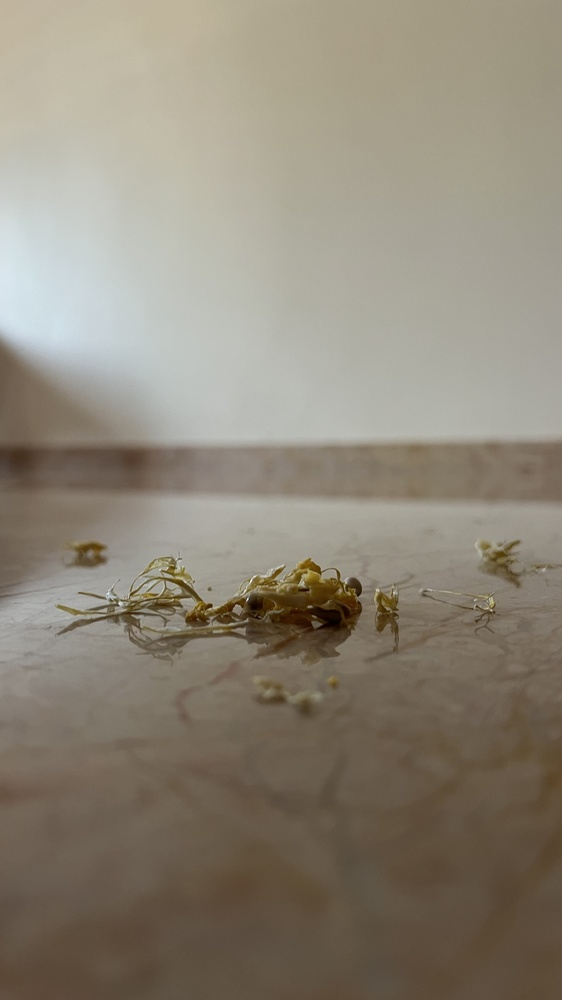
#> input picture orange peel.JPG, 562 x 1000 px, shrunk from 2268 x 4032 before the run, found by its file name
$ python Detection.py
#> lines starting #> are read from the running program, lines starting #| are printed output that depends on the picture; after the words box and inside, x2 and y2 are one past the last pixel; in counts of white or black regions, pixels touching at a corner belong together
#> in get_live_image, image is the input picture: shape (1000, 562, 3); mean B, G, R 120.3, 134.8, 142.7
import cv2
import numpy as np
import matplotlib.pyplot as plt

def detect_dirt(cv_image):
    gray = cv2.cvtColor(cv_image, cv2.COLOR_BGR2GRAY)
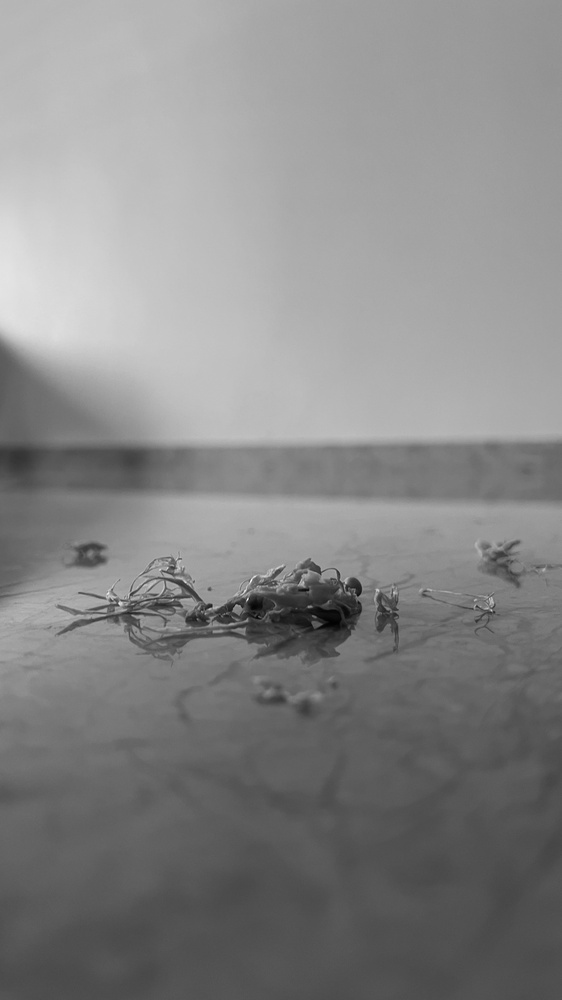
#> gray: shape (1000, 562); min 1, max 252, mean 135.5
    blurred = cv2.GaussianBlur(gray, (5, 5), 0)
    thresh = cv2.adaptiveThreshold(blurred, 255, cv2.ADAPTIVE_THRESH_MEAN_C, cv2.THRESH_BINARY_INV, 11, 2)
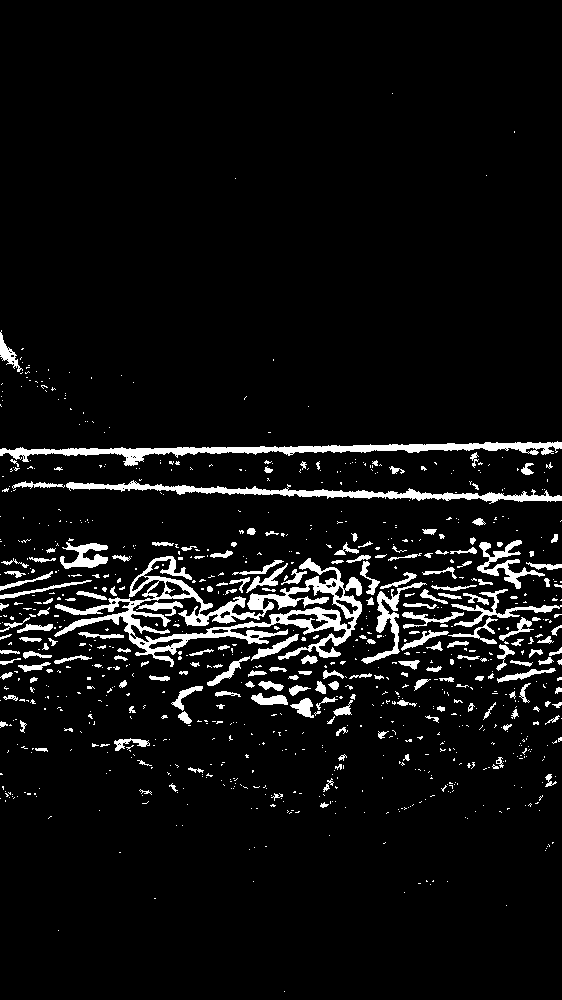
#> thresh: shape (1000, 562); 6.3% white; 896 white regions (696 under 20 px)
    contours, _ = cv2.findContours(thresh, cv2.RETR_EXTERNAL, cv2.CHAIN_APPROX_SIMPLE)
#> contours = 890 contours, 755 with area under 20; largest, box (x1, y1, x2, y2) and area: (54, 556, 362, 667) 11908, (0, 441, 562, 466) 3282, (66, 480, 562, 504) 2388, (361, 582, 427, 664) 752, (477, 540, 545, 589) 715
    detected_boxes = []
    for contour in contours:
        area = cv2.contourArea(contour)
        # Threshold based on dirt size
        if area > 100:
            x, y, w, h = cv2.boundingRect(contour)
            detected_boxes.append((x, y, w, h))
            cv2.rectangle(cv_image, (x, y), (x + w, y + h), (0, 255, 0), 2)
#> this loop made 890 passes
#> (area, x, y, w, h) on passes 232, 325, 334, 348, 369, 386, 416, 438, 452, 487, 513, 516: (159, 114, 738, 36, 13), (101, 333, 700, 20, 16), (215, 290, 698, 24, 20), (245, 251, 693, 37, 12), (179.5, 171, 686, 32, 25), (119.5, 258, 681, 26, 10), (202, 497, 668, 59, 15), (104.5, 18, 662, 33, 10), (224.5, 207, 656, 43, 30), (117.5, 496, 644, 19, 27), (263, 251, 634, 48, 27), (107, 78, 632, 46, 7)
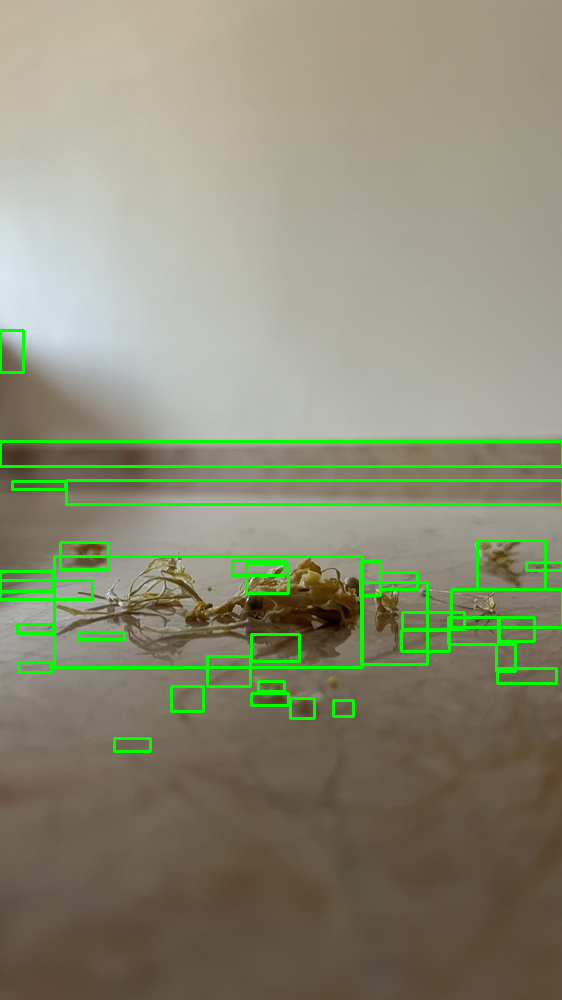
#> cv_image: shape (1000, 562, 3); 3.54% of pixels changed, all inside (x1, y1, x2, y2) = (0, 329, 562, 753)
#> after the loop, detected_boxes = 33 items, first 6: (114, 738, 36, 13), (333, 700, 20, 16), (290, 698, 24, 20), (251, 693, 37, 12), (171, 686, 32, 25), (258, 681, 26, 10)
    return cv_image, detected_boxes

def get_live_image():
    image_path = '/Users/mac/Desktop/AIML/orange peel.JPG'
    image = cv2.imread(image_path)
    return image

def manual_verification(detected_boxes):
    TP = len(detected_boxes)
    FP = 0
    FN = 0
    return TP, FP, FN

# Store results instead of displaying in the loop
all_images = []
all_TP, all_FP, all_FN = 0, 0, 0

for _ in range(1):
    cv_image = get_live_image()
    processed_image, detected_boxes = detect_dirt(cv_image)
    # Store images for display later
    all_images.append(processed_image)

    TP, FP, FN = manual_verification(detected_boxes)
#> in manual_verification, `TP = len(detected_boxes)`: TP = 33
#> TP = 33; FP = 0; FN = 0
    all_TP += TP
#> all_TP = 33
    all_FP += FP
#> all_FP = 0
    all_FN += FN
#> all_FN = 0

# Display images only once after the loop
for image in all_images:
    plt.imshow(cv2.cvtColor(image, cv2.COLOR_BGR2RGB))
    plt.title('Detected Dirt')
    plt.axis('off')
    plt.show()
#> this loop made 1 pass

# Calculate and print overall metrics once
precision = all_TP / (all_TP + all_FP) if (all_TP + all_FP) > 0 else 0
#> precision = 1
recall = all_TP / (all_TP + all_FN) if (all_TP + all_FN) > 0 else 0
#> recall = 1
f1_score = 2 * (precision * recall) / (precision + recall) if (precision + recall) > 0 else 0
#> f1_score = 1
print(f'Precision: {precision:.4f}')
#| Precision: 1.0000
print(f'Recall: {recall:.4f}')
#| Recall: 1.0000
print(f'F1-Score: {f1_score:.4f}')
#| F1-Score: 1.0000

$ run again, with IMG_2285.jpg copied over orange peel.JPG
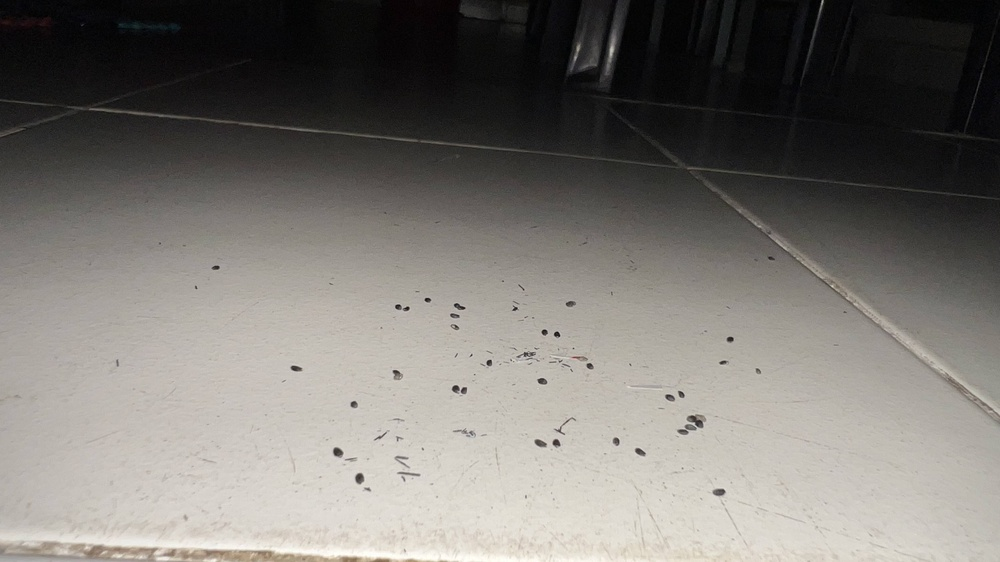
#> input picture IMG_2285.jpg, 1000 x 562 px, shrunk from 4032 x 2268 before the run, found by its file name
#> in get_live_image, image is the input picture: shape (562, 1000, 3); mean B, G, R 113.9, 118.7, 121.9
#> in detect_dirt, `thresh = cv2.adaptiveThreshold(blurred, 255, cv2.ADAPTIVE_THRESH_MEAN_..`:
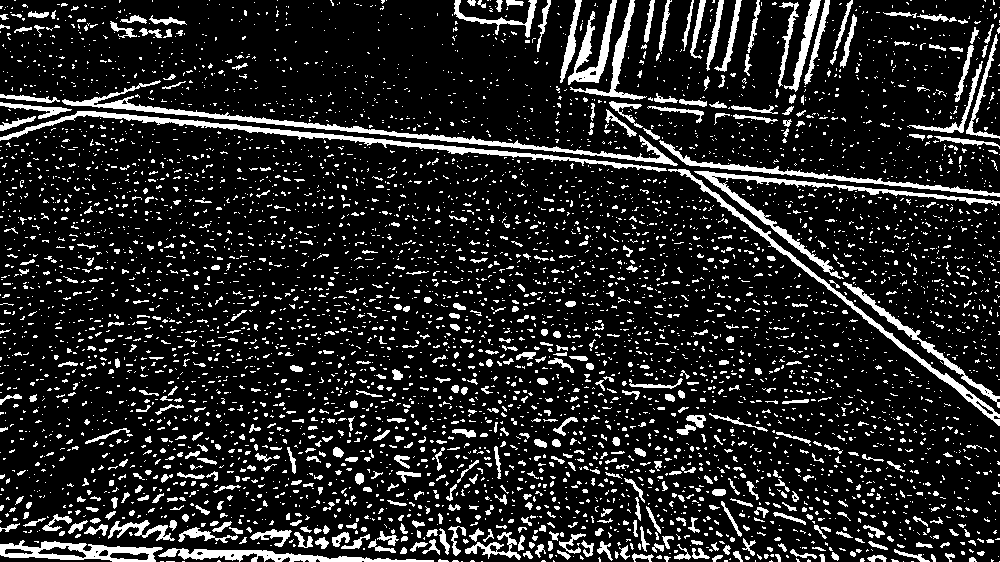
#> thresh: shape (562, 1000); 14.3% white; 5413 white regions (4756 under 20 px)
#> contours = 5413 contours, 5095 with area under 20; largest, box (x1, y1, x2, y2) and area: (62, 80, 678, 166) 2546, (0, 111, 667, 172) 2434, (0, 540, 163, 562) 2068, (668, 169, 1000, 426) 1793, (694, 171, 1000, 279) 1750
#> the loop in detect_dirt, `for contour in contours:` made 5413 passes
#> (area, x, y, w, h) on passes 66, 106, 141, 150, 151, 182, 200, 205: (1298.5, 158, 548, 276, 14), (2067.5, 0, 540, 163, 22), (117.5, 559, 533, 27, 21), (370.5, 465, 532, 56, 28), (117, 332, 532, 18, 15), (232, 250, 529, 42, 18), (233.5, 178, 527, 60, 16), (116.5, 448, 526, 18, 30)
#> after the loop in detect_dirt, `for contour in contours:`:
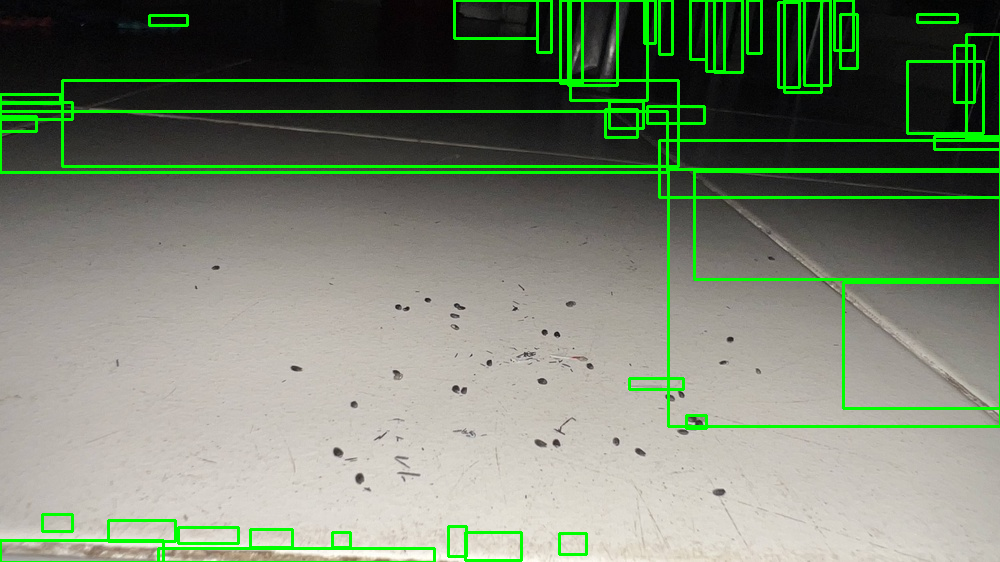
#> cv_image: shape (562, 1000, 3); 6.15% of pixels changed, all inside (x1, y1, x2, y2) = (0, 0, 1000, 562)
#> after the loop in detect_dirt, `for contour in contours:`: detected_boxes = 46 items, first 6: (158, 548, 276, 14), (0, 540, 163, 22), (559, 533, 27, 21), (465, 532, 56, 28), (332, 532, 18, 15), (250, 529, 42, 18)
#> in manual_verification, `TP = len(detected_boxes)`: TP = 46
#> `TP, FP, FN = manual_verification(detected_boxes)`: FP = 0
#> all_TP = 46
#> all_FP = 0
#> the loop `for image in all_images:` made 1 pass
#> precision = 1
#| Precision: 1.0000
#| Recall: 1.0000
#| F1-Score: 1.0000
